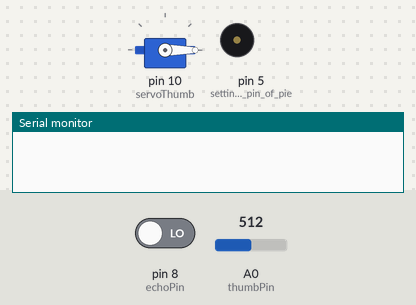
A sketch run on a simulated Arduino Uno, built with avr-gcc and run on an emulated ATmega328P. Shown: servo, buzzer (waves = sounding), the last lines printed to the serial monitor. The test bench sets the inputs (shaded band); at power-on: A0 (thumbPin) = 512, pin 8 (echoPin) LOW.

Above: at 2.3 s.
2.4 s: A0 (thumbPin) set to 963
At 6.0 s:
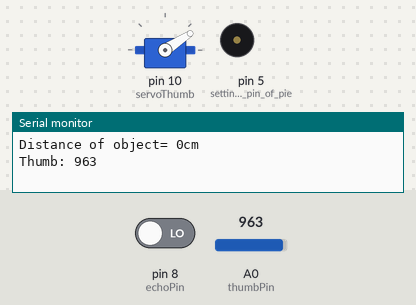
12.3 s: A0 (thumbPin) set to 1023
At 17.9 s:
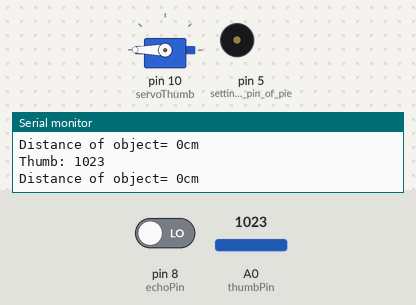
22.2 s: A0 (thumbPin) set to 943
At 25.3 s:
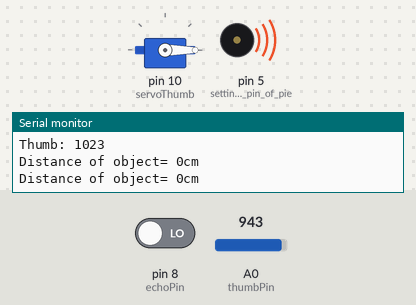
Timing chart, 0 to 36.5 s (numbered marks = the images above; inputs shaded):
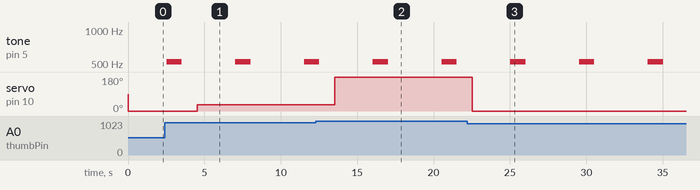

The sketch:

visualAid.ino
```cpp
#include <Servo.h> //call servo library

//initialize servo variables for each prosthetic finger
Servo servoThumb;
//flex sensor pins assigned here-
const int thumbPin = A0;

//servo pins assigned here
int thumbServo = 10;
//====for ultrasonic sensor:
const int trigPin = 9;   // HC-SR04 trigger pin is connected to digital 9
const int echoPin = 8;   // HC-SR04 echo pin is connected to digital 8
long duration;
int cm;

void setup()
{
  Serial.begin(9600); //set baud rate for tranfer of information to UNO (9600baud)
  //use the servo.attach function to link the servo with the UNO digital pins
  servoThumb.attach(10);

  //HC-SR04
  pinMode (trigPin, OUTPUT); // trigger Pin is set as output to send ultrasonic waves
  pinMode (echoPin, INPUT); // echo Pin is set as input to receive ultrasonic waves

  //Piezoelectric buzzer
  pinMode(5, OUTPUT); //setting signal pin of piezo buzzer for output
  delay(20);
}
void loop()
{
  //thumb finger (Thu)
  int flexThuValue; //initialize glove flex thumb value as integer
  int servoThuPosition; //initialize prosthetic servo thumb position

  //since flex sensor is an analog sensor, analog read is used
  flexThuValue = analogRead(thumbPin);
  //print the flex value read by the associated finger only if thumb is flexed for flex
  //reading above minimum  (here 953)
  if (flexThuValue > 953)
  {
    Serial.print("Thumb: ");
    Serial.println(flexThuValue);
  }

  //map out the flex sensor minimum and maximum to corresponding 0 and 180deg in servo
  servoThuPosition = map(flexThuValue, 953, 1007, 0, 180);
  //since the mounted HC-SR04 only has to sweep from left to right, it is constrained to 180deg
  servoThuPosition = constrain(servoThuPosition, 0, 180);
  //the flex sensor value read from finger flexion is mapped and written to rotate the servo appropriately
  servoThumb.write(servoThuPosition);

  //trigger a LOW-HIGH-LOW in the sensor to initiate its functioning
  digitalWrite(trigPin, LOW);
  delay(500);
  digitalWrite(trigPin, HIGH);
  delay(1000);
  digitalWrite(trigPin, LOW);

  duration = pulseIn(echoPin, HIGH);   // Convert the time into a distance
  cm = (duration/2) / 29.1;     // Divide by 29.1 or multiply by 0.0343 for distance in cm

  if (cm < 50)
  {
    tone(5, 523, 1000); // play tone at 523Hz for 1000ms (1sec)
  }
  Serial.print("Distance of object= ");
  Serial.print(cm);
  Serial.print("cm");
  Serial.println(); //serial.println prints the command after it in the next line
  delay(2000);
}
```

Measured:
- after the input at 2.4 s, servo on pin 10 (servoThumb): 0° → 33° after 2.1 s
- after the input at 12.3 s, servo on pin 10 (servoThumb): 33° → 180° after 1.2 s
- after the input at 22.2 s, servo on pin 10 (servoThumb): 180° → 0° after 0.32 s
- by itself, tone on pin 5 (setting_signal_pin_of_pie): alternates 523 Hz for 1.0 s and silent for 3.5 s
